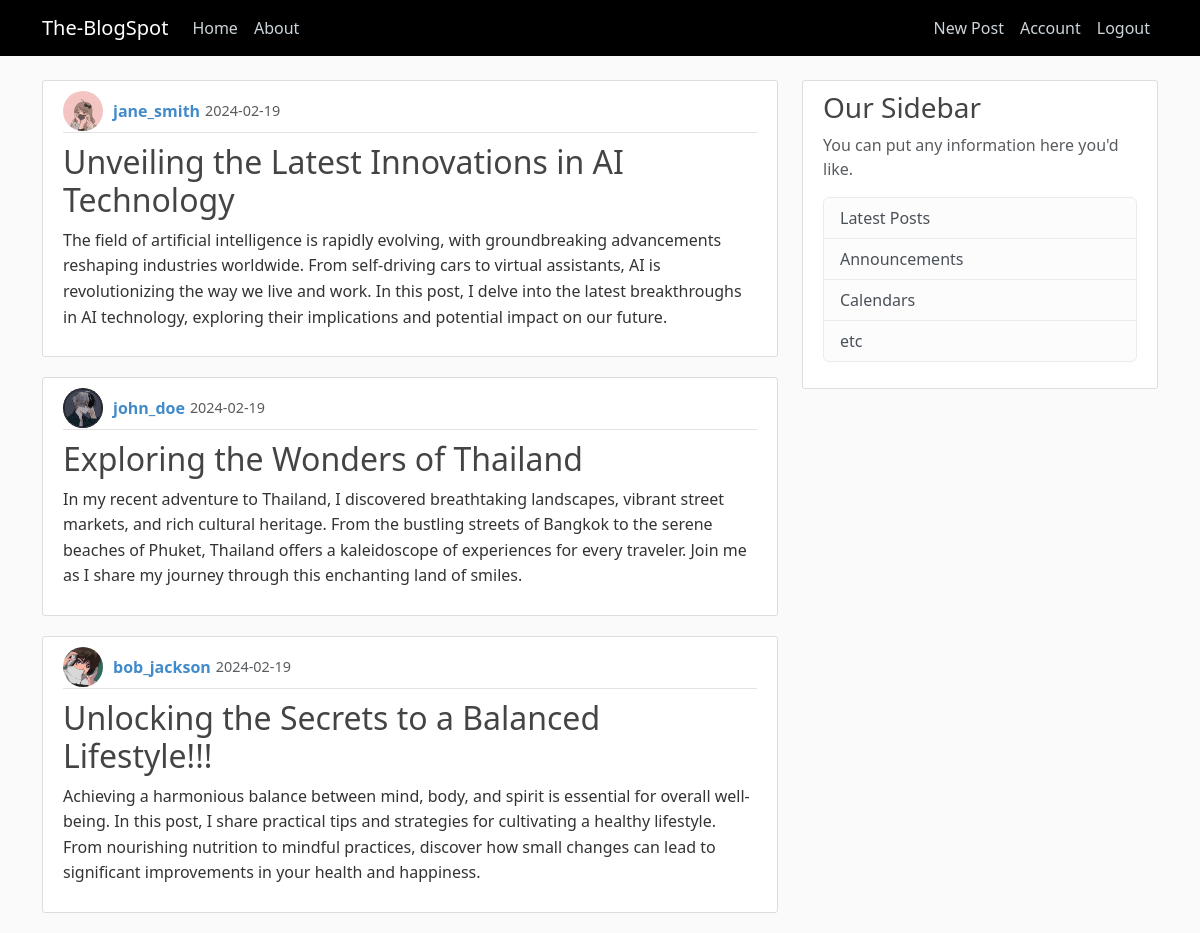
/home (signed in), run on the app's committed database.
### blogspot/models.py (models this page shows, shortened)
class Post(db.Model):
    id = db.Column(db.Integer, primary_key =True)
    title = db.Column(db.String(100), nullable =False)
    date_posted = db.Column(db.DateTime, nullable = False, default =datetime.utcnow)
    content = db.Column(db.Text, nullable =False)
    user_id = db.Column(db.Integer, db.ForeignKey('user.id'), nullable =False)

class User(db.Model, UserMixin):
    id = db.Column(db.Integer, primary_key =True)
    username = db.Column(db.String(20), unique =True, nullable =False)
    email = db.Column(db.String(100), unique =True, nullable =False)
    password = db.Column(db.String(50), nullable =False)
    image_file = db.Column(db.String(100), default='default.jpg', nullable =False)
    post = db.relationship('Post', backref ='author', lazy =True)

### blogspot/routes.py (the view)
@app.route("/")
@app.route("/home")
def home():
    posts =Post.query.all()
    return render_template("home.html", posts= posts)

### blogspot/models.py (called while the page is built)
@login_manager.user_loader
def load_user(user_id):
    return User.query.get(int(user_id))

### blogspot/templates/home.html
{% extends "layout.html" %}
{% block content %}
    {% for post in posts %}
    <article class="media content-section">
        <div class="media-body">
            <div class="article-metadata">
                <img class="rounded-circle article-img" src="{{ url_for('static', filename ='profile_pics/' + post.author.image_file ) }}">
                <a class="mr-2" href="#">{{ post.author.username }}</a>
                <small class="text-muted">{{ post.date_posted.strftime('%Y-%m-%d') }}</small>
            </div>
            <h2><a class="article-title" href="{{ url_for('post', post_id =post.id)}}">{{ post.title }}</a></h2>
            <p class="article-content">{{ post.content }}</p>
        </div>
    </article>
    {% endfor %}
{% endblock content %}

### blogspot/static/main.css (style rules this page uses)
a { text-decoration: none; }
body { background: #fafafa; color: #333333; margin-top: 5rem; }
h1, h2, h3, h4, h5, h6 { color: #444444; }
.content-section { background: #ffffff; padding: 10px 20px; border: 1px solid #dddddd; border-radius: 3px; margin-bottom: 20px; }
.article-title { color: #444444; }
.article-content { white-space: pre-line; }
.article-img { height: 65px; width: 65px; margin-right: 16px; }
.article-metadata { padding-bottom: 1px; margin-bottom: 4px; border-bottom: 1px solid #e3e3e3 }
.media { display: flex; align-items: center; }
.media-body { flex: 1; }
.article-metadata { display: flex; align-items: center; margin-bottom: 10px; }
.article-metadata img { height: 40px; width: 40px; margin-right: 10px; border-radius: 50%; }
.article-metadata a { color: #428bca; font-weight: bold; text-decoration: none; transition: color 0.3s; }
.article-metadata small { color: #888888; font-size: 0.9em; margin-left: 5px; }
.article-title { margin-top: 10px; }
.article-content { line-height: 1.6; }

### data on the page
Post: image_file (picture), author.username "jane_smith", date_posted "2024-02-19", title "Unveiling the Latest Innovations in AI Technology", content "The field of artificial intelligence is rapidly evolving, with groundbreaking advancements reshaping industries worldwide. From self-driving cars to virtual assistants, AI is revolutionizing the way we live and work. In this post, I delve into the latest breakthroughs in AI technology, exploring their implications and potential impact on our future."
Post: image_file (picture), author.username "john_doe", date_posted "2024-02-19", title "Exploring the Wonders of Thailand", content "In my recent adventure to Thailand, I discovered breathtaking landscapes, vibrant street markets, and rich cultural heritage. From the bustling streets of Bangkok to the serene beaches of Phuket, Thailand offers a kaleidoscope of experiences for every traveler. Join me as I share my journey through this enchanting land of smiles."
Post: image_file (picture), author.username "bob_jackson", date_posted "2024-02-19", title "Unlocking the Secrets to a Balanced Lifestyle!!!", content "Achieving a harmonious balance between mind, body, and spirit is essential for overall well-being. In this post, I share practical tips and strategies for cultivating a healthy lifestyle. From nourishing nutrition to mindful practices, discover how small changes can lead to significant improvements in your health and happiness."
